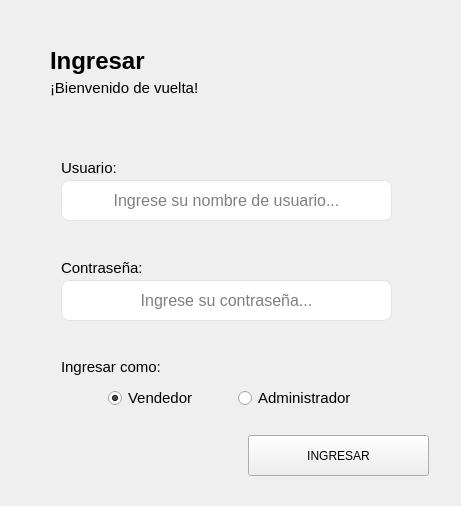
<?xml version="1.0" encoding="UTF-8"?>
<ui version="4.0">
 <class>Login</class>
 <widget class="QWidget" name="Login">
  <property name="geometry">
   <rect>
    <x>0</x>
    <y>0</y>
    <width>461</width>
    <height>506</height>
   </rect>
  </property>
  <property name="windowTitle">
   <string>Iniciar sesión</string>
  </property>
  <property name="windowIcon">
   <iconset resource="../resources.qrc">
    <normaloff>:/img/icon.ico</normaloff>:/img/icon.ico</iconset>
  </property>
  <property name="styleSheet">
   <string notr="true">QLineEdit {
	border-radius: 8px;
	border: 1px solid #e0e4e7;
	padding: 5px 15px;
}

QLineEdit:focus {
	border: 1px solid #d0e3ff;
}</string>
  </property>
  <widget class="QLabel" name="lbEstado">
   <property name="geometry">
    <rect>
     <x>28</x>
     <y>430</y>
     <width>191</width>
     <height>55</height>
    </rect>
   </property>
   <property name="font">
    <font>
     <pointsize>10</pointsize>
    </font>
   </property>
   <property name="styleSheet">
    <string notr="true">color: rgb(255, 0, 0);</string>
   </property>
   <property name="text">
    <string/>
   </property>
   <property name="alignment">
    <set>Qt::AlignCenter</set>
   </property>
   <property name="wordWrap">
    <bool>true</bool>
   </property>
  </widget>
  <widget class="LoginButton" name="btIngresar">
   <property name="geometry">
    <rect>
     <x>248</x>
     <y>435</y>
     <width>181</width>
     <height>41</height>
    </rect>
   </property>
   <property name="cursor">
    <cursorShape>PointingHandCursor</cursorShape>
   </property>
   <property name="text">
    <string>INGRESAR</string>
   </property>
  </widget>
  <widget class="QLabel" name="lbUsuario">
   <property name="geometry">
    <rect>
     <x>61</x>
     <y>160</y>
     <width>81</width>
     <height>16</height>
    </rect>
   </property>
   <property name="font">
    <font>
     <pointsize>11</pointsize>
    </font>
   </property>
   <property name="text">
    <string>Usuario:</string>
   </property>
  </widget>
  <widget class="QRadioButton" name="radioButton">
   <property name="geometry">
    <rect>
     <x>108</x>
     <y>388</y>
     <width>111</width>
     <height>20</height>
    </rect>
   </property>
   <property name="font">
    <font>
     <pointsize>11</pointsize>
    </font>
   </property>
   <property name="text">
    <string>Vendedor</string>
   </property>
   <property name="checked">
    <bool>true</bool>
   </property>
   <attribute name="buttonGroup">
    <string notr="true">groupRol</string>
   </attribute>
  </widget>
  <widget class="QLabel" name="lbSubtitulo">
   <property name="geometry">
    <rect>
     <x>50</x>
     <y>80</y>
     <width>161</width>
     <height>16</height>
    </rect>
   </property>
   <property name="font">
    <font>
     <pointsize>11</pointsize>
    </font>
   </property>
   <property name="text">
    <string>¡Bienvenido de vuelta!</string>
   </property>
  </widget>
  <widget class="QLineEdit" name="inputUsuario">
   <property name="geometry">
    <rect>
     <x>61</x>
     <y>180</y>
     <width>331</width>
     <height>41</height>
    </rect>
   </property>
   <property name="font">
    <font>
     <pointsize>12</pointsize>
    </font>
   </property>
   <property name="alignment">
    <set>Qt::AlignCenter</set>
   </property>
   <property name="placeholderText">
    <string>Ingrese su nombre de usuario...</string>
   </property>
   <property name="clearButtonEnabled">
    <bool>true</bool>
   </property>
  </widget>
  <widget class="QLabel" name="lbContrasenia">
   <property name="geometry">
    <rect>
     <x>61</x>
     <y>260</y>
     <width>91</width>
     <height>16</height>
    </rect>
   </property>
   <property name="font">
    <font>
     <pointsize>11</pointsize>
    </font>
   </property>
   <property name="text">
    <string>Contraseña:</string>
   </property>
  </widget>
  <widget class="QLabel" name="lbContrasenia_2">
   <property name="geometry">
    <rect>
     <x>61</x>
     <y>356</y>
     <width>111</width>
     <height>21</height>
    </rect>
   </property>
   <property name="font">
    <font>
     <pointsize>11</pointsize>
    </font>
   </property>
   <property name="text">
    <string>Ingresar como:</string>
   </property>
  </widget>
  <widget class="QRadioButton" name="radioButton_2">
   <property name="geometry">
    <rect>
     <x>238</x>
     <y>388</y>
     <width>121</width>
     <height>20</height>
    </rect>
   </property>
   <property name="font">
    <font>
     <pointsize>11</pointsize>
    </font>
   </property>
   <property name="text">
    <string>Administrador</string>
   </property>
   <attribute name="buttonGroup">
    <string notr="true">groupRol</string>
   </attribute>
  </widget>
  <widget class="QLineEdit" name="inputContrasenia">
   <property name="geometry">
    <rect>
     <x>61</x>
     <y>280</y>
     <width>331</width>
     <height>41</height>
    </rect>
   </property>
   <property name="font">
    <font>
     <pointsize>12</pointsize>
    </font>
   </property>
   <property name="echoMode">
    <enum>QLineEdit::Password</enum>
   </property>
   <property name="alignment">
    <set>Qt::AlignCenter</set>
   </property>
   <property name="placeholderText">
    <string>Ingrese su contraseña...</string>
   </property>
   <property name="clearButtonEnabled">
    <bool>true</bool>
   </property>
  </widget>
  <widget class="QLabel" name="label">
   <property name="geometry">
    <rect>
     <x>248</x>
     <y>30</y>
     <width>171</width>
     <height>91</height>
    </rect>
   </property>
   <property name="styleSheet">
    <string notr="true">image: url(:/img/resources/images/logo.png);</string>
   </property>
   <property name="text">
    <string/>
   </property>
  </widget>
  <widget class="QLabel" name="lbTitulo">
   <property name="geometry">
    <rect>
     <x>50</x>
     <y>40</y>
     <width>101</width>
     <height>41</height>
    </rect>
   </property>
   <property name="font">
    <font>
     <pointsize>18</pointsize>
     <bold>true</bold>
    </font>
   </property>
   <property name="text">
    <string>Ingresar</string>
   </property>
  </widget>
 </widget>
 <customwidgets>
  <customwidget>
   <class>LoginButton</class>
   <extends>QPushButton</extends>
   <header>Login.h</header>
  </customwidget>
 </customwidgets>
 <tabstops>
  <tabstop>inputUsuario</tabstop>
  <tabstop>inputContrasenia</tabstop>
  <tabstop>radioButton</tabstop>
  <tabstop>radioButton_2</tabstop>
  <tabstop>btIngresar</tabstop>
 </tabstops>
 <resources>
  <include location="../resources.qrc"/>
 </resources>
 <connections/>
 <buttongroups>
  <buttongroup name="groupRol"/>
 </buttongroups>
</ui>
